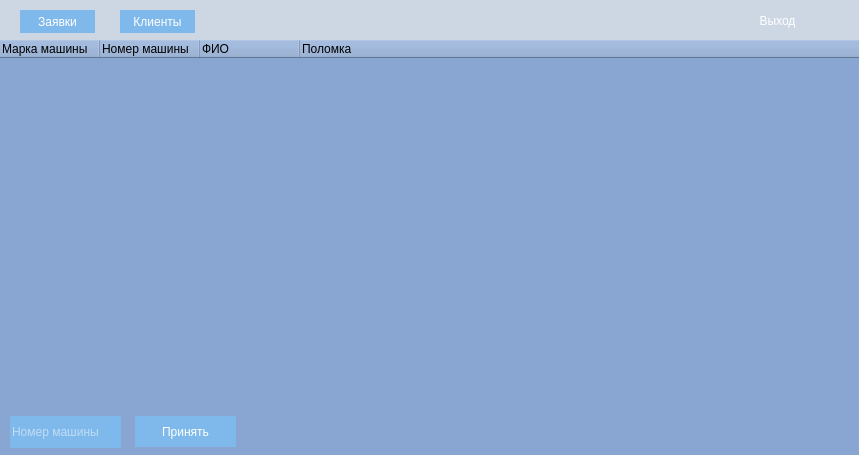
<?xml version="1.0" encoding="UTF-8"?>
<ui version="4.0">
 <class>Form</class>
 <widget class="QWidget" name="Form">
  <property name="enabled">
   <bool>true</bool>
  </property>
  <property name="geometry">
   <rect>
    <x>0</x>
    <y>0</y>
    <width>859</width>
    <height>455</height>
   </rect>
  </property>
  <property name="windowTitle">
   <string>Form</string>
  </property>
  <property name="styleSheet">
   <string notr="true">background-color: #89A6D2;
border: 0;
border-radius: 0;
color: white;</string>
  </property>
  <widget class="QFrame" name="header">
   <property name="geometry">
    <rect>
     <x>0</x>
     <y>0</y>
     <width>871</width>
     <height>41</height>
    </rect>
   </property>
   <property name="styleSheet">
    <string notr="true">* {
	background-color: #CDD7E4;
}</string>
   </property>
   <property name="frameShape">
    <enum>QFrame::StyledPanel</enum>
   </property>
   <property name="frameShadow">
    <enum>QFrame::Raised</enum>
   </property>
   <widget class="QPushButton" name="Applications">
    <property name="enabled">
     <bool>true</bool>
    </property>
    <property name="geometry">
     <rect>
      <x>20</x>
      <y>10</y>
      <width>75</width>
      <height>23</height>
     </rect>
    </property>
    <property name="styleSheet">
     <string notr="true">
* {
background-color: #7FB9EB;
width: 80px;
height: 40px;
}

*:hover {
background-color: #AAD0F3;
color: black;
}

*:disabled,
*[disabled]{
  background-color: #CEDFF3;
  color: #363636;
}</string>
    </property>
    <property name="text">
     <string>Заявки</string>
    </property>
   </widget>
   <widget class="QPushButton" name="Customers">
    <property name="enabled">
     <bool>false</bool>
    </property>
    <property name="geometry">
     <rect>
      <x>120</x>
      <y>10</y>
      <width>75</width>
      <height>23</height>
     </rect>
    </property>
    <property name="styleSheet">
     <string notr="true">
* {
background-color: #7FB9EB;
width: 80px;
height: 40px;
}

*:hover {
background-color: #AAD0F3;
color: black;
}

*:disabled,
*[disabled]{
  background-color: #CEDFF3;
  color: #363636;
}</string>
    </property>
    <property name="text">
     <string>Клиенты</string>
    </property>
   </widget>
   <widget class="QPushButton" name="exit">
    <property name="geometry">
     <rect>
      <x>740</x>
      <y>9</y>
      <width>75</width>
      <height>23</height>
     </rect>
    </property>
    <property name="styleSheet">
     <string notr="true">* {
color: white;
}

*:hover {
	color: red;
}</string>
    </property>
    <property name="text">
     <string>Выход</string>
    </property>
   </widget>
   <widget class="QFrame" name="logo">
    <property name="geometry">
     <rect>
      <x>820</x>
      <y>6</y>
      <width>30</width>
      <height>30</height>
     </rect>
    </property>
    <property name="styleSheet">
     <string notr="true">* {
	image: url(:/LogoType/designe/LogoType.png);
}</string>
    </property>
    <property name="frameShape">
     <enum>QFrame::StyledPanel</enum>
    </property>
    <property name="frameShadow">
     <enum>QFrame::Raised</enum>
    </property>
   </widget>
  </widget>
  <widget class="QTreeWidget" name="Field">
   <property name="geometry">
    <rect>
     <x>0</x>
     <y>40</y>
     <width>861</width>
     <height>361</height>
    </rect>
   </property>
   <property name="styleSheet">
    <string notr="true">* {
color: black;
}</string>
   </property>
   <column>
    <property name="text">
     <string>Марка машины</string>
    </property>
   </column>
   <column>
    <property name="text">
     <string>Номер машины</string>
    </property>
   </column>
   <column>
    <property name="text">
     <string>ФИО</string>
    </property>
   </column>
   <column>
    <property name="text">
     <string>Поломка</string>
    </property>
   </column>
  </widget>
  <widget class="QLineEdit" name="CarNumber">
   <property name="geometry">
    <rect>
     <x>10</x>
     <y>416</y>
     <width>111</width>
     <height>32</height>
    </rect>
   </property>
   <property name="styleSheet">
    <string notr="true">* {
background-color: #7FB9EB;
height: 30px;
}</string>
   </property>
   <property name="placeholderText">
    <string>Номер машины</string>
   </property>
  </widget>
  <widget class="QPushButton" name="assept">
   <property name="enabled">
    <bool>false</bool>
   </property>
   <property name="geometry">
    <rect>
     <x>135</x>
     <y>416</y>
     <width>101</width>
     <height>31</height>
    </rect>
   </property>
   <property name="styleSheet">
    <string notr="true">
* {
background-color: #7FB9EB;
width: 80px;
height: 40px;
}

*:hover {
background-color: #AAD0F3;
color: black;
}

*:disabled,
*[disabled]{
  background-color: #CEDFF3;
  color: #363636;
}</string>
   </property>
   <property name="text">
    <string>Принять</string>
   </property>
  </widget>
 </widget>
 <resources>
  <include location="../source.qrc"/>
 </resources>
 <connections/>
 <slots>
  <slot>slot1()</slot>
 </slots>
</ui>
